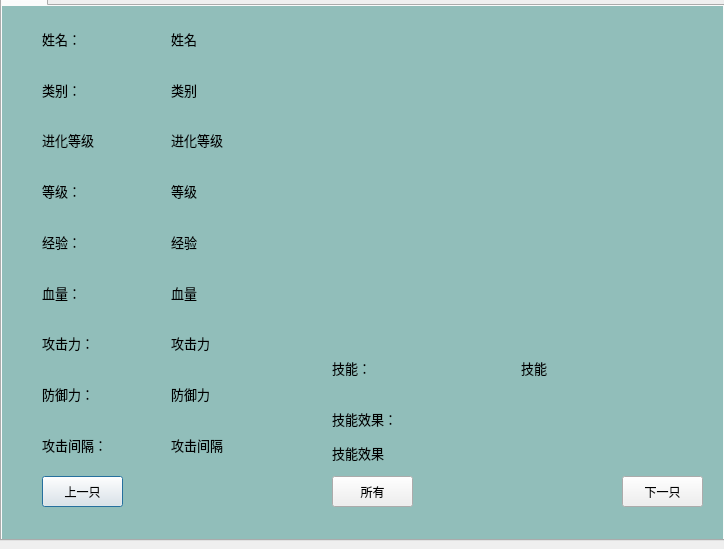
<?xml version="1.0" encoding="UTF-8"?>
<ui version="4.0">
 <class>SpiritInfoDialog</class>
 <widget class="QDialog" name="SpiritInfoDialog">
  <property name="geometry">
   <rect>
    <x>0</x>
    <y>0</y>
    <width>724</width>
    <height>549</height>
   </rect>
  </property>
  <property name="windowTitle">
   <string>Dialog</string>
  </property>
  <widget class="QTabWidget" name="tabWidget">
   <property name="enabled">
    <bool>true</bool>
   </property>
   <property name="geometry">
    <rect>
     <x>0</x>
     <y>-20</y>
     <width>731</width>
     <height>561</height>
    </rect>
   </property>
   <property name="tabletTracking">
    <bool>false</bool>
   </property>
   <property name="autoFillBackground">
    <bool>true</bool>
   </property>
   <property name="currentIndex">
    <number>0</number>
   </property>
   <property name="tabsClosable">
    <bool>false</bool>
   </property>
   <property name="movable">
    <bool>false</bool>
   </property>
   <property name="tabBarAutoHide">
    <bool>false</bool>
   </property>
   <widget class="QWidget" name="bag_2">
    <attribute name="title">
     <string>背包</string>
    </attribute>
    <widget class="QWidget" name="layoutWidget_3">
     <property name="geometry">
      <rect>
       <x>330</x>
       <y>330</y>
       <width>371</width>
       <height>131</height>
      </rect>
     </property>
     <layout class="QVBoxLayout" name="verticalLayout_4">
      <item>
       <layout class="QHBoxLayout" name="horizontalLayout_11">
        <item>
         <widget class="QLabel" name="label_16">
          <property name="font">
           <font>
            <family>Agency FB</family>
            <pointsize>10</pointsize>
            <italic>false</italic>
            <bold>false</bold>
           </font>
          </property>
          <property name="styleSheet">
           <string notr="true">font: 10pt &quot;Agency FB&quot;;</string>
          </property>
          <property name="text">
           <string>技能：</string>
          </property>
         </widget>
        </item>
        <item>
         <widget class="QLabel" name="skill_name_2">
          <property name="font">
           <font>
            <family>Agency FB</family>
            <pointsize>10</pointsize>
            <italic>false</italic>
            <bold>false</bold>
           </font>
          </property>
          <property name="styleSheet">
           <string notr="true">font: 10pt &quot;Agency FB&quot;;</string>
          </property>
          <property name="text">
           <string>技能</string>
          </property>
         </widget>
        </item>
       </layout>
      </item>
      <item>
       <layout class="QVBoxLayout" name="verticalLayout_5">
        <item>
         <widget class="QLabel" name="label_17">
          <property name="font">
           <font>
            <family>Agency FB</family>
            <pointsize>10</pointsize>
            <italic>false</italic>
            <bold>false</bold>
           </font>
          </property>
          <property name="styleSheet">
           <string notr="true">font: 10pt &quot;Agency FB&quot;;</string>
          </property>
          <property name="text">
           <string>技能效果：</string>
          </property>
         </widget>
        </item>
        <item>
         <widget class="QLabel" name="skill_effect_2">
          <property name="font">
           <font>
            <family>Agency FB</family>
            <pointsize>10</pointsize>
            <italic>false</italic>
            <bold>false</bold>
           </font>
          </property>
          <property name="styleSheet">
           <string notr="true">font: 10pt &quot;Agency FB&quot;;</string>
          </property>
          <property name="text">
           <string>技能效果</string>
          </property>
         </widget>
        </item>
       </layout>
      </item>
     </layout>
    </widget>
    <widget class="QWidget" name="layoutWidget_4">
     <property name="geometry">
      <rect>
       <x>40</x>
       <y>10</y>
       <width>251</width>
       <height>451</height>
      </rect>
     </property>
     <property name="font">
      <font>
       <pointsize>12</pointsize>
      </font>
     </property>
     <layout class="QVBoxLayout" name="verticalLayout_6">
      <item>
       <layout class="QHBoxLayout" name="horizontalLayout_12">
        <item>
         <widget class="QLabel" name="label_6">
          <property name="font">
           <font>
            <family>Agency FB</family>
            <pointsize>10</pointsize>
            <italic>false</italic>
            <bold>false</bold>
           </font>
          </property>
          <property name="styleSheet">
           <string notr="true">font: 10pt &quot;Agency FB&quot;;</string>
          </property>
          <property name="text">
           <string>姓名：</string>
          </property>
         </widget>
        </item>
        <item>
         <widget class="QLabel" name="name">
          <property name="font">
           <font>
            <family>Agency FB</family>
            <pointsize>10</pointsize>
            <italic>false</italic>
            <bold>false</bold>
           </font>
          </property>
          <property name="styleSheet">
           <string notr="true">font: 10pt &quot;Agency FB&quot;;</string>
          </property>
          <property name="text">
           <string>姓名</string>
          </property>
         </widget>
        </item>
       </layout>
      </item>
      <item>
       <layout class="QHBoxLayout" name="horizontalLayout_13">
        <item>
         <widget class="QLabel" name="label_7">
          <property name="font">
           <font>
            <family>Agency FB</family>
            <pointsize>10</pointsize>
            <italic>false</italic>
            <bold>false</bold>
           </font>
          </property>
          <property name="styleSheet">
           <string notr="true">font: 10pt &quot;Agency FB&quot;;</string>
          </property>
          <property name="text">
           <string>类别：</string>
          </property>
         </widget>
        </item>
        <item>
         <widget class="QLabel" name="type">
          <property name="font">
           <font>
            <family>Agency FB</family>
            <pointsize>10</pointsize>
            <italic>false</italic>
            <bold>false</bold>
           </font>
          </property>
          <property name="styleSheet">
           <string notr="true">font: 10pt &quot;Agency FB&quot;;</string>
          </property>
          <property name="text">
           <string>类别</string>
          </property>
         </widget>
        </item>
       </layout>
      </item>
      <item>
       <layout class="QHBoxLayout" name="horizontalLayout_14">
        <item>
         <widget class="QLabel" name="label_9">
          <property name="font">
           <font>
            <family>Agency FB</family>
            <pointsize>10</pointsize>
            <italic>false</italic>
            <bold>false</bold>
           </font>
          </property>
          <property name="styleSheet">
           <string notr="true">font: 10pt &quot;Agency FB&quot;;</string>
          </property>
          <property name="text">
           <string>进化等级</string>
          </property>
         </widget>
        </item>
        <item>
         <widget class="QLabel" name="evolution">
          <property name="font">
           <font>
            <family>Agency FB</family>
            <pointsize>10</pointsize>
            <italic>false</italic>
            <bold>false</bold>
           </font>
          </property>
          <property name="styleSheet">
           <string notr="true">font: 10pt &quot;Agency FB&quot;;</string>
          </property>
          <property name="text">
           <string>进化等级</string>
          </property>
         </widget>
        </item>
       </layout>
      </item>
      <item>
       <layout class="QHBoxLayout" name="horizontalLayout_15">
        <item>
         <widget class="QLabel" name="label_13">
          <property name="font">
           <font>
            <family>Agency FB</family>
            <pointsize>10</pointsize>
            <italic>false</italic>
            <bold>false</bold>
           </font>
          </property>
          <property name="styleSheet">
           <string notr="true">font: 10pt &quot;Agency FB&quot;;</string>
          </property>
          <property name="text">
           <string>等级：</string>
          </property>
         </widget>
        </item>
        <item>
         <widget class="QLabel" name="level">
          <property name="font">
           <font>
            <family>Agency FB</family>
            <pointsize>10</pointsize>
            <italic>false</italic>
            <bold>false</bold>
           </font>
          </property>
          <property name="styleSheet">
           <string notr="true">font: 10pt &quot;Agency FB&quot;;</string>
          </property>
          <property name="text">
           <string>等级</string>
          </property>
         </widget>
        </item>
       </layout>
      </item>
      <item>
       <layout class="QHBoxLayout" name="horizontalLayout_16">
        <item>
         <widget class="QLabel" name="label_18">
          <property name="font">
           <font>
            <family>Agency FB</family>
            <pointsize>10</pointsize>
            <italic>false</italic>
            <bold>false</bold>
           </font>
          </property>
          <property name="styleSheet">
           <string notr="true">font: 10pt &quot;Agency FB&quot;;</string>
          </property>
          <property name="text">
           <string>经验：</string>
          </property>
         </widget>
        </item>
        <item>
         <widget class="QLabel" name="exp">
          <property name="font">
           <font>
            <family>Agency FB</family>
            <pointsize>10</pointsize>
            <italic>false</italic>
            <bold>false</bold>
           </font>
          </property>
          <property name="styleSheet">
           <string notr="true">font: 10pt &quot;Agency FB&quot;;</string>
          </property>
          <property name="text">
           <string>经验</string>
          </property>
         </widget>
        </item>
       </layout>
      </item>
      <item>
       <layout class="QHBoxLayout" name="horizontalLayout_17">
        <item>
         <widget class="QLabel" name="label_19">
          <property name="font">
           <font>
            <family>Agency FB</family>
            <pointsize>10</pointsize>
            <italic>false</italic>
            <bold>false</bold>
           </font>
          </property>
          <property name="styleSheet">
           <string notr="true">font: 10pt &quot;Agency FB&quot;;</string>
          </property>
          <property name="text">
           <string>血量：</string>
          </property>
         </widget>
        </item>
        <item>
         <widget class="QLabel" name="hp">
          <property name="font">
           <font>
            <family>Agency FB</family>
            <pointsize>10</pointsize>
            <italic>false</italic>
            <bold>false</bold>
           </font>
          </property>
          <property name="styleSheet">
           <string notr="true">font: 10pt &quot;Agency FB&quot;;</string>
          </property>
          <property name="text">
           <string>血量</string>
          </property>
         </widget>
        </item>
       </layout>
      </item>
      <item>
       <layout class="QHBoxLayout" name="horizontalLayout_18">
        <item>
         <widget class="QLabel" name="label_20">
          <property name="font">
           <font>
            <family>Agency FB</family>
            <pointsize>10</pointsize>
            <italic>false</italic>
            <bold>false</bold>
           </font>
          </property>
          <property name="styleSheet">
           <string notr="true">font: 10pt &quot;Agency FB&quot;;</string>
          </property>
          <property name="text">
           <string>攻击力：</string>
          </property>
         </widget>
        </item>
        <item>
         <widget class="QLabel" name="attack">
          <property name="font">
           <font>
            <family>Agency FB</family>
            <pointsize>10</pointsize>
            <italic>false</italic>
            <bold>false</bold>
           </font>
          </property>
          <property name="styleSheet">
           <string notr="true">font: 10pt &quot;Agency FB&quot;;</string>
          </property>
          <property name="text">
           <string>攻击力</string>
          </property>
         </widget>
        </item>
       </layout>
      </item>
      <item>
       <layout class="QHBoxLayout" name="horizontalLayout_19">
        <item>
         <widget class="QLabel" name="label_21">
          <property name="font">
           <font>
            <family>Agency FB</family>
            <pointsize>10</pointsize>
            <italic>false</italic>
            <bold>false</bold>
           </font>
          </property>
          <property name="styleSheet">
           <string notr="true">font: 10pt &quot;Agency FB&quot;;</string>
          </property>
          <property name="text">
           <string>防御力：</string>
          </property>
         </widget>
        </item>
        <item>
         <widget class="QLabel" name="defense">
          <property name="font">
           <font>
            <family>Agency FB</family>
            <pointsize>10</pointsize>
            <italic>false</italic>
            <bold>false</bold>
           </font>
          </property>
          <property name="styleSheet">
           <string notr="true">font: 10pt &quot;Agency FB&quot;;</string>
          </property>
          <property name="text">
           <string>防御力</string>
          </property>
         </widget>
        </item>
       </layout>
      </item>
      <item>
       <layout class="QHBoxLayout" name="horizontalLayout_20">
        <item>
         <widget class="QLabel" name="label_22">
          <property name="font">
           <font>
            <family>Agency FB</family>
            <pointsize>10</pointsize>
            <italic>false</italic>
            <bold>false</bold>
           </font>
          </property>
          <property name="styleSheet">
           <string notr="true">font: 10pt &quot;Agency FB&quot;;</string>
          </property>
          <property name="text">
           <string>攻击间隔：</string>
          </property>
         </widget>
        </item>
        <item>
         <widget class="QLabel" name="attack_interval">
          <property name="font">
           <font>
            <family>Agency FB</family>
            <pointsize>10</pointsize>
            <italic>false</italic>
            <bold>false</bold>
           </font>
          </property>
          <property name="styleSheet">
           <string notr="true">font: 10pt &quot;Agency FB&quot;;</string>
          </property>
          <property name="text">
           <string>攻击间隔</string>
          </property>
         </widget>
        </item>
       </layout>
      </item>
     </layout>
    </widget>
    <widget class="QPushButton" name="last_2">
     <property name="geometry">
      <rect>
       <x>40</x>
       <y>470</y>
       <width>81</width>
       <height>31</height>
      </rect>
     </property>
     <property name="text">
      <string>上一只</string>
     </property>
    </widget>
    <widget class="QPushButton" name="next_2">
     <property name="geometry">
      <rect>
       <x>620</x>
       <y>470</y>
       <width>81</width>
       <height>31</height>
      </rect>
     </property>
     <property name="text">
      <string>下一只</string>
     </property>
    </widget>
    <widget class="QPushButton" name="all_2">
     <property name="geometry">
      <rect>
       <x>330</x>
       <y>470</y>
       <width>81</width>
       <height>31</height>
      </rect>
     </property>
     <property name="text">
      <string>所有</string>
     </property>
    </widget>
    <widget class="QLabel" name="bag_back">
     <property name="geometry">
      <rect>
       <x>0</x>
       <y>0</y>
       <width>721</width>
       <height>551</height>
      </rect>
     </property>
     <property name="styleSheet">
      <string notr="true">background-color: rgb(145, 190, 186);</string>
     </property>
     <property name="text">
      <string/>
     </property>
    </widget>
    <widget class="QLabel" name="pic">
     <property name="geometry">
      <rect>
       <x>380</x>
       <y>10</y>
       <width>321</width>
       <height>301</height>
      </rect>
     </property>
     <property name="text">
      <string/>
     </property>
    </widget>
    <zorder>bag_back</zorder>
    <zorder>layoutWidget_3</zorder>
    <zorder>layoutWidget_4</zorder>
    <zorder>last_2</zorder>
    <zorder>next_2</zorder>
    <zorder>all_2</zorder>
    <zorder>pic</zorder>
   </widget>
  </widget>
 </widget>
 <resources/>
 <connections/>
</ui>
